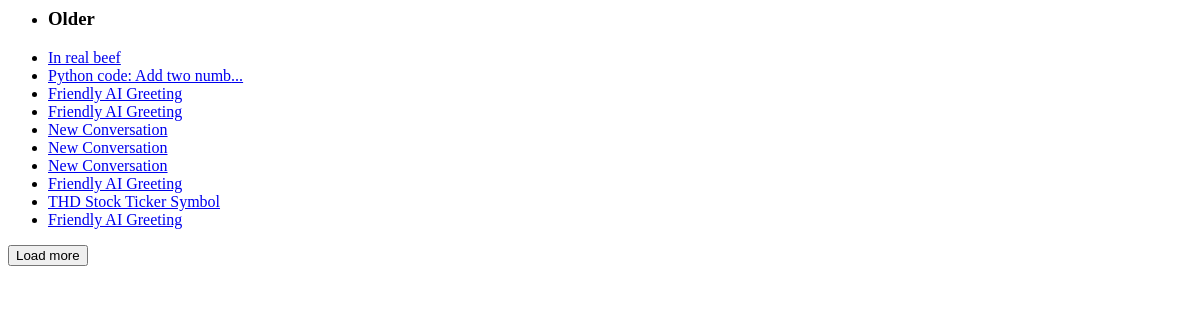
The page /conversation-list on the database its author committed.
### apps/chat/models.py (models this page shows, shortened)
class Conversation(models.Model):
    user = models.ForeignKey(settings.AUTH_USER_MODEL, on_delete=models.CASCADE, null=True, blank=True)
    title = models.CharField(max_length=256)
    slug = models.SlugField(max_length=36, unique=True, editable=False)
    created_at = models.DateTimeField(auto_now_add=True)
    updated_at = models.DateTimeField(auto_now=True)
    is_deleted = models.BooleanField(default=False)
    session_key = models.CharField(max_length=40, null=True, blank=True)
    is_archived = models.BooleanField(default=False)
    is_starred = models.BooleanField(default=False)
    class Meta:
        ordering = ['-created_at']
        indexes = [
            models.Index(fields=['user']),
            models.Index(fields=['session_key']),
            models.Index(fields=['created_at']),
        ]
    def get_absolute_url(self):
        return reverse('chat:conversation_detail', kwargs={'slug': self.slug})

### apps/chat/views.py (the view)
# urls.py: path('conversation-list', views.conversation_list, name='conversation_list'),
def conversation_list(request):
    search_query = request.GET.get('search', '')
    if request.user.is_authenticated:
        conversations = Conversation.objects.filter(
            user=request.user,
            is_deleted=False
        )
    else:
        session_key = request.session.session_key
        if not session_key:
            request.session.create()
            session_key = request.session.session_key
        conversations = Conversation.objects.filter(
            session_key=session_key,
            is_deleted=False
        )
    if search_query:
        conversations = conversations.filter(title__icontains=search_query)
    conversations = conversations.order_by('-updated_at')
    paginator = Paginator(conversations, 10)  # Show 10 conversations per page
    page_number = request.GET.get('page')
    page_obj = paginator.get_page(page_number)
    today = timezone.now().date()
    yesterday = today - timezone.timedelta(days=1)
    last_week = today - timezone.timedelta(days=7)
    grouped_conversations = defaultdict(list)
    for conversation in page_obj:
        if conversation.updated_at.date() == today:
            grouped_conversations['Today'].append(conversation)
        elif conversation.updated_at.date() == yesterday:
            grouped_conversations['Yesterday'].append(conversation)
        elif conversation.updated_at.date() > last_week:
            grouped_conversations['Last 7 days'].append(conversation)
        else:
            grouped_conversations['Older'].append(conversation)
    return render(request, 'chat/partials/conversation_list.html', {
        'grouped_conversations': dict(grouped_conversations),
        'page_obj': page_obj,
        'search_query': search_query
    })

### apps/chat/context_processors.py (called while the page is built)
def conversations(request):
    if request.user.is_authenticated:
        conversations = Conversation.objects.filter(user=request.user, is_deleted=False).order_by('-updated_at')
    else:
        session_key = request.session.session_key or request.session.create()
        conversations = Conversation.objects.filter(session_key=session_key, is_deleted=False).order_by('-updated_at')
    return {'conversations': conversations}

### templates/chat/partials/conversation_list.html (shortened to what this page needs)
<ul class="space-y-2" id="conversation-list">
    {% for group, conversations in grouped_conversations.items %}
    {% if conversations %}
    <li class="relative z-[15]">
        <div class="group relative">
            <div class="flex items-center gap-x-3 py-2 px-3 text-sm text-gray-700 rounded-lg">
                <h3 class="font-semibold text-gray-500 dark:text-gray-400">{{ group }}</h3>
            </div>
        </div>
    </li>
    {% for conversation in conversations %}
    <li class="relative z-[15]" id="conversation-{{ conversation.slug }}">
        <div class="group relative conversation-item flex items-center justify-between hover:bg-gray-100 dark:hover:bg-neutral-900 rounded-lg">
            <a class="flex-grow py-2 px-3 text-sm text-gray-700 dark:text-gray-400 dark:hover:text-neutral-300 overflow-hidden"
               href="{{ conversation.get_absolute_url }}">
                <span id="conversation-title-{{ conversation.slug }}"
                      class="conversation-title inline-block w-full overflow-hidden text-ellipsis whitespace-nowrap"
                      hx-get="{% url 'chat:get_conversation_title' conversation.slug %}"
                      hx-trigger=""
                      hx-target="#conversation-title-{{ conversation.slug }}"
                      hx-swap="innerHTML">
                      {% if conversation.title|length > 25 %}
                      {{ conversation.title|slice:":25" }}...
                  {% else %}
                      {{ conversation.title }}
                  {% endif %}
                </span>
            </a>
        </div>
    </li>
    {% endfor %}
    {% endif %}
    {% endfor %}
</ul>
{% if page_obj.has_next %}
<div id="load-more-container" class="w-full text-center mt-4 mb-4">
    <button type="button"
            hx-get="{% url 'chat:conversation_list' %}?page={{ page_obj.next_page_number }}{% if search_query %}&search={{ search_query }}{% endif %}"
            hx-target="#load-more-container"
            hx-swap="outerHTML"
            class="rounded-lg border border-gray-200 bg-white px-5 py-2.5 text-sm font-medium text-gray-900 hover:bg-gray-700 hover:text-white focus:z-10 focus:outline-none focus:ring-4 focus:ring-gray-100 dark:border-gray-600 dark:bg-gray-800 dark:text-gray-400 dark:hover:bg-gray-700 dark:hover:text-white dark:focus:ring-gray-700">
        Load more
    </button>
</div>
{% endif %}

### templates/chat/partials/conversation_list.html (style rules this page uses)
.conversation-title { transition: max-width 0.3s ease-in-out; }

### rows shown on the page
Conversation: group "Older", title "In real beef"
Conversation: title "Python code: Add two numb"
Conversation: title "Friendly AI Greeting"
Conversation: title "Friendly AI Greeting"
Conversation: title "New Conversation"
Conversation: title "New Conversation"
Conversation: title "New Conversation"
Conversation: title "Friendly AI Greeting"
Conversation: title "THD Stock Ticker Symbol"
Conversation: title "Friendly AI Greeting"
